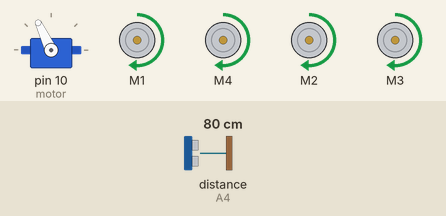
This sketch was run on a simulated Arduino Uno, built with avr-gcc and run on an emulated ATmega328P. Parts: servo, 4 × DC motor (green arrow = forward, orange = backward, longer = faster). The test bench sets the inputs (shaded band); at power-on: distance to the obstacle (sensor on A4) 80 cm. The echo pulse lasts 58.3 µs per cm.

Above: at 3.9 s.
4.0 s: distance to the obstacle (sensor on A4) set to 48 cm
5.5 s: distance to the obstacle (sensor on A4) set to 42 cm
At 6.6 s:
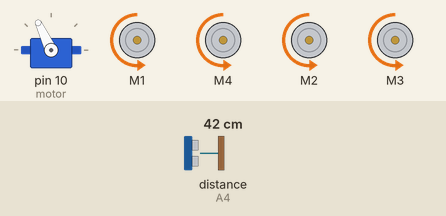
8.5 s: distance to the obstacle (sensor on A4) set to 60 cm
10.6 s: distance to the obstacle (sensor on A4) set to 2 cm
At 12.7 s:
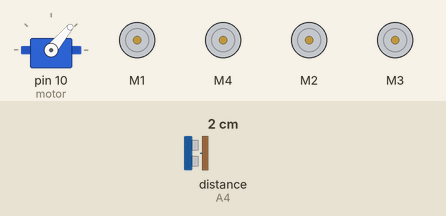
13.6 s: distance to the obstacle (sensor on A4) set to 120 cm
At 13.97 s:
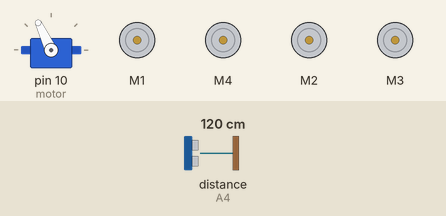
Timing chart, 0 to 16.6 s (numbered marks = the images above; inputs shaded):
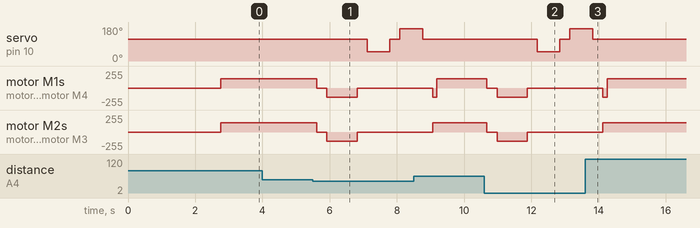

Measured:
- the behaviour switches between 45 and 44 cm on distance to the obstacle (sensor on A4) (found by bisection; images 0 and 1)
- after the input at 4.0 s, every drawn part: stays the same
- after the input at 5.5 s, servo on pin 10 (motor): 115° → 50° after 1.6 s, → 115° 0.67 s later, → 170° 0.30 s later; motor M1, motor M4, motor M2, motor M3: forward 140/255 → stopped after 0.12 s, → backward 140/255 0.30 s later, → stopped 0.90 s later
- after the input at 10.6 s, servo on pin 10 (motor): 115° → 50° after 1.6 s, → 115° 0.67 s later, → 170° 0.30 s later; motor M1, motor M4, motor M2, motor M3: forward 140/255 → stopped after 0.08 s, → backward 140/255 0.30 s later, → stopped 0.90 s later
- after the input at 13.6 s, servo on pin 10 (motor): goes on until 13.8 s, then stays 115°

The sketch:

jerry_1.ino
```cpp
#include <Servo.h>
#include <AFMotor.h>
#include <NewPing.h>
#define Echo A4
#define Trig A3
#define motor 10
#define Speed 140
#define spoint 103
#define maximum_distance 200
NewPing sonar(Trig,Echo,maximum_distance);
char value;
int distance=100;
int Left;
int Right;
int L = 0;
int R = 0;
int L1 = 0;
int R1 = 0;
Servo servo;
AF_DCMotor fl(1);
AF_DCMotor bl(4);
AF_DCMotor fr(2);
AF_DCMotor br(3);

void setup()
{
  Serial.begin(9600);
  pinMode(Trig, OUTPUT);
  pinMode(Echo, INPUT);
  servo.attach(motor);
  fl.setSpeed(Speed);
  bl.setSpeed(Speed);
  fr.setSpeed(Speed);
  br.setSpeed(Speed);

  servo.write(115);
  delay(2000);
  distance = readPing();
  delay(100);
  distance = readPing();
  delay(100);
  distance = readPing();
  delay(100);
  distance = readPing();
  delay(100);
}
void loop() {
   Obstacle();
    //Bluetoothcontrol();
   //voicecontrol();
}
void Bluetoothcontrol() {
  if (Serial.available() > 0) {
    value = Serial.read();
    Serial.println(value);
  }
  if (value == 'F') {
    forward();
  } else if (value == 'B') {
    backward();
  } else if (value == 'L') {
    left();
  } else if (value == 'R') {
    right();
  } else if (value == 'S') {
    Stop();
  }
  else if (value == 'G') {
    forward();
    left();
  }
  else if (value == 'I') {
    forward();
    right();
  }
  else if (value == 'H') {
    backward();
    left();
  }
  else if (value == 'J') {
    backward();
    right();
  }
  else if (value=='0')
  {
  fl.setSpeed(Speed);
  bl.setSpeed(Speed);
  fr.setSpeed(Speed);
  br.setSpeed(Speed);
  }
    else if (value=='5')
  {
  fl.setSpeed(200);
  bl.setSpeed(200);
  fr.setSpeed(200);
  br.setSpeed(200);
  }
  else if (value=='9')
  {
  fl.setSpeed(300);
  bl.setSpeed(300);
  fr.setSpeed(300);
  br.setSpeed(300);
  }
}
void Obstacle() {
   int distanceRight = 0;
  int distanceLeft = 0;
  delay(50);
  if (distance <= 45){
    Stop();
    delay(300);
    backward();
    delay(900);
    Stop();
    delay(300);
    distanceRight = lookRight();
    delay(300);
    distanceLeft = lookLeft();
    delay(300);
    if (distanceRight >= distanceLeft){
      right();
      //Stop();
    }
    else{
      left();
      //Stop();
    }
  }
  else{
    forward();
  }
    distance = readPing();


  // distance = ultrasonic();
  // if (distance <= 12) {
  //   Stop();
  //   backward();
  //   delay(100);
  //   Stop();
  //   L = leftsee();
  //   servo.write(spoint);
  //   delay(800);
  //   R = rightsee();
  //   servo.write(spoint);
  //   if (L < R) {
  //     right();
  //     delay(500);
  //     Stop();
  //     delay(200);
  //   } else if (L > R) {
  //     left();
  //     delay(500);
  //     Stop();
  //     delay(200);
  //   }
  // } else {
  //   forward();
  // }
}

int lookRight(){

  servo.write(50);
  delay(500);
  int distance = readPing();
  delay(100);
  servo.write(115);
  return distance;
}
int lookLeft(){

  servo.write(170);
  delay(500);
  int distance = readPing();
  delay(100);
  servo.write(115);
  return distance;
  delay(100);
}
int readPing(){
  delay(70);
  int cm = sonar.ping_cm();
  if (cm==0){
    cm=250;
  }
  return cm;
}
void voicecontrol() {
  if (Serial.available() > 0) {
    value = Serial.read();
    Serial.println(value);
    if (value == '^') {
      forward();
    } else if (value == '-') {
      backward();
    } else if (value == '<') {
      L = lookLeft();
      servo.write(spoint);
      if (L >= 10 ) {
        left();
        delay(500);
        Stop();
      } else if (L < 10) {
        Stop();
      }
    } else if (value == '>') {
      R = lookRight();
      servo.write(spoint);
      if (R >= 10 ) {
        right();
        delay(500);
        Stop();
      } else if (R < 10) {
        Stop();
      }
    } else if (value == '*') {
      Stop();
    }
  }
}
// Ultrasonic sensor distance reading function
// int ultrasonic() {
//   digitalWrite(Trig, LOW);
//   delayMicroseconds(4);
//   digitalWrite(Trig, HIGH);
//   delayMicroseconds(10);
//   digitalWrite(Trig, LOW);
//   long t = pulseIn(Echo, HIGH);
//   long cm = t / 29 / 2; //time convert distance
//   return cm;
// }
void forward() {
  fl.run(FORWARD);
  bl.run(FORWARD);
  fr.run(FORWARD);
  br.run(FORWARD);
}
void backward() {
  fl.run(BACKWARD);
  bl.run(BACKWARD);
  fr.run(BACKWARD);
  br.run(BACKWARD);
}
void right() {
  fl.run(FORWARD);
  bl.run(FORWARD);
  fr.run(BACKWARD);
  br.run(BACKWARD);
}
void left() {
  fl.run(BACKWARD);
  bl.run(BACKWARD);
  fr.run(FORWARD);
  br.run(FORWARD);
}
void Stop() {
  fl.run(RELEASE);
  bl.run(RELEASE);
  fr.run(RELEASE);
  br.run(RELEASE);
}
// int rightsee() {
//   servo.write(20);
//   delay(800);
//   Left = ultrasonic();
//   return Left;
// }
// int leftsee() {
//   servo.write(180);
//   delay(800);
//   Right = ultrasonic();
//   return Right;
// }
```
